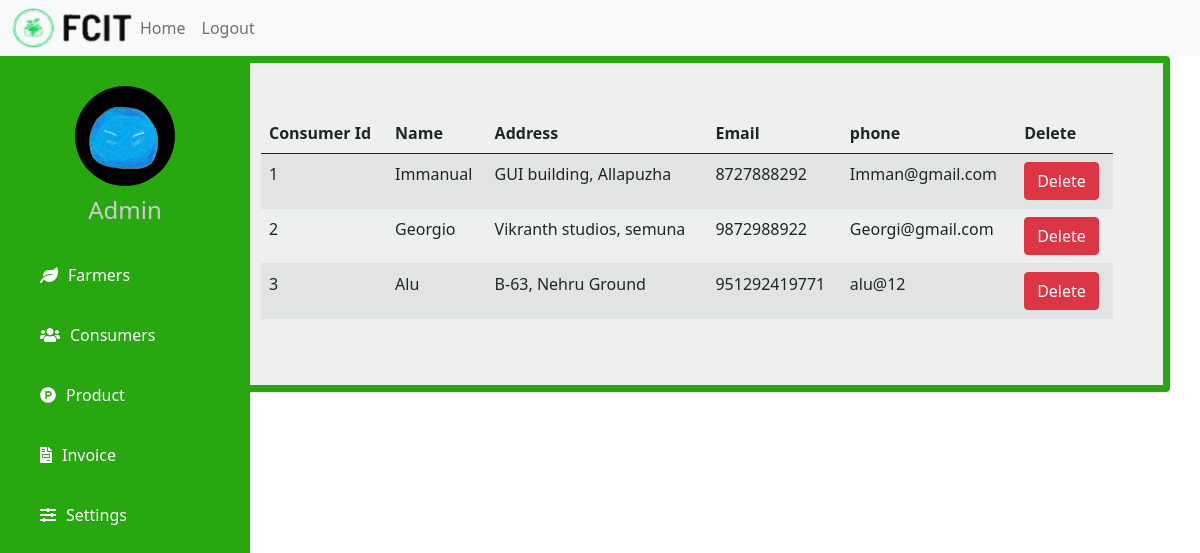
The page /hakV6/hakV6/admin/user.php on the database its author committed.
### tables this page shows
CREATE TABLE IF NOT EXISTS `consumerdetails` (
  `ConsumerID` int(11) NOT NULL AUTO_INCREMENT,
  `Cname` varchar(200) NOT NULL,
  `Password` varchar(200) NOT NULL,
  `Address` varchar(200) NOT NULL,
  `Phone` varchar(200) NOT NULL,
  `Email` varchar(200) NOT NULL,
  `City` varchar(200) NOT NULL,
  `State` varchar(200) NOT NULL,
  PRIMARY KEY (`ConsumerID`)
);

### hakV6/hakV6/admin/user.php (the view, shortened to what this page needs)
<!DOCTYPE html>
<html lang="en">
<head>
    <link href="https://cdn.jsdelivr.net/npm/bootstrap@5.0.0-beta3/dist/css/bootstrap.min.css" rel="stylesheet">
    <link rel="stylesheet" href="css/style.css">
    <link rel="stylesheet" href="https://cdnjs.cloudflare.com/ajax/libs/font-awesome/5.12.1/css/all.min.css">
</head>
<body>
  <?php require_once 'process3.php';?>
        <?php
          $mysqli = new mysqli('localhost','root','','hackathon') or die(mysqli_error($mysqli));
          $result = $mysqli->query("select * from consumerdetails") or die($mysqli->error);
        ?>
        <nav class="navbar navbar-expand-lg navbar-light bg-light" style="background-color: #e3f2fd;">
        <div class="container-fluid">
            <img src="pic/t2.png" style="width:120px;height:40px;" />
            <div class="collapse navbar-collapse" id="navbarNavAltMarkup">
            <div class="navbar-nav ml-auto ">
                <div class="mr-auto"><a class="nav-link" href="dash.php">Home</a></div>
                <div class="ml-auto"><a class="nav-link" href="logout.php">Logout</a></div>
            </div>
            </div>
        </div>
        </nav>
    <div class="sidebar">
        <center>
            <img src="pic/acc.png" class="profile_image" alt="">
            <h4>Admin</h4>
        </center>
      <a href="farm.php"><i class="fas fa-leaf"></i><span>Farmers</span></a>
      <a href="user.php"><i class="fas fa-users"></i><span>Consumers</span></a>
      <a href="prod.php"><i class="fab fa-product-hunt"></i><span>Product</span></a>
      <a href="invoice.php"><i class="fas fa-file-invoice"></i><span>Invoice</span></a>
      <a href="set.php"><i class="fas fa-sliders-h"></i><span>Settings</span></a>
    </div>
  <div class="container" >
    <table class="table table-striped">
  <thead>
    <tr>
    <tr>
          <th scope="col">Consumer Id</th>
          <th scopr="col">Name</th>
          <th scope="col">Address</th>
          <th scope="col">Email</th>
          <th scope="col">phone</th>
          <th colspan="1">Delete</th>
        </tr>
    </tr>
  </thead>
  <tbody>
      <?php
          while ($row= $result->fetch_assoc()): ?>
        <tr>
          <td><?php echo $row['ConsumerID'] ?></td>
          <td><?php echo $row['Cname'] ?></td>
          <td><?php echo $row['Address'] ?></td>
          <td><?php echo $row['Phone'] ?></td>
          <td><?php echo $row['Email'] ?></td>
          <td>
                <a href="user.php?delete=<?php echo $row['ConsumerID']; ?>"
                  class="btn btn-danger">Delete</a>
          </td>
        </tr>
      <?php endwhile; ?>
  </tbody>
</table>
  </div>
</body>
</html>

### hakV6/hakV6/admin/css/style.css (style rules this page uses)
body { width: 100%; overflow: hidden; }
.sidebar { background: #29a710; margin-top: 0px; padding-top: 30px; position: fixed; left: 0; width: 250px; height: 100%; transition: 0.5s; transition-property: left; }
.sidebar .profile_image { width: 100px; height: 100px; border-radius: 100px; margin-bottom: 10px; }
.sidebar h4 { color: #ccc; margin-top: 0; margin-bottom: 20px; }
.sidebar a { color: #fff; display: block; width: 100%; line-height: 60px; text-decoration: none; padding-left: 40px; box-sizing: border-box; transition: 0.5s; transition-property: background; }
.sidebar i { padding-right: 10px; }
a.nav-link { color:rgba(0,0,0,.55); }
.container { border: 7px solid #29a710; border-radius: 4px; width: auto; padding: 50px; margin: 30px; margin-top: 0%; margin-left: 17%; background-color: rgb(237, 240, 236); }

### rows shown on the page
consumerdetails: ConsumerID "1", Cname "Immanual", Address "GUI building, Allapuzha", Phone "8727888292", Email "Imman@gmail.com"
consumerdetails: ConsumerID "2", Cname "Georgio", Address "Vikranth studios, semuna", Phone "9872988922", Email "Georgi@gmail.com"
consumerdetails: ConsumerID "3", Cname "Alu", Address "B-63, Nehru Ground", Phone "951292419771", Email "alu@12"
